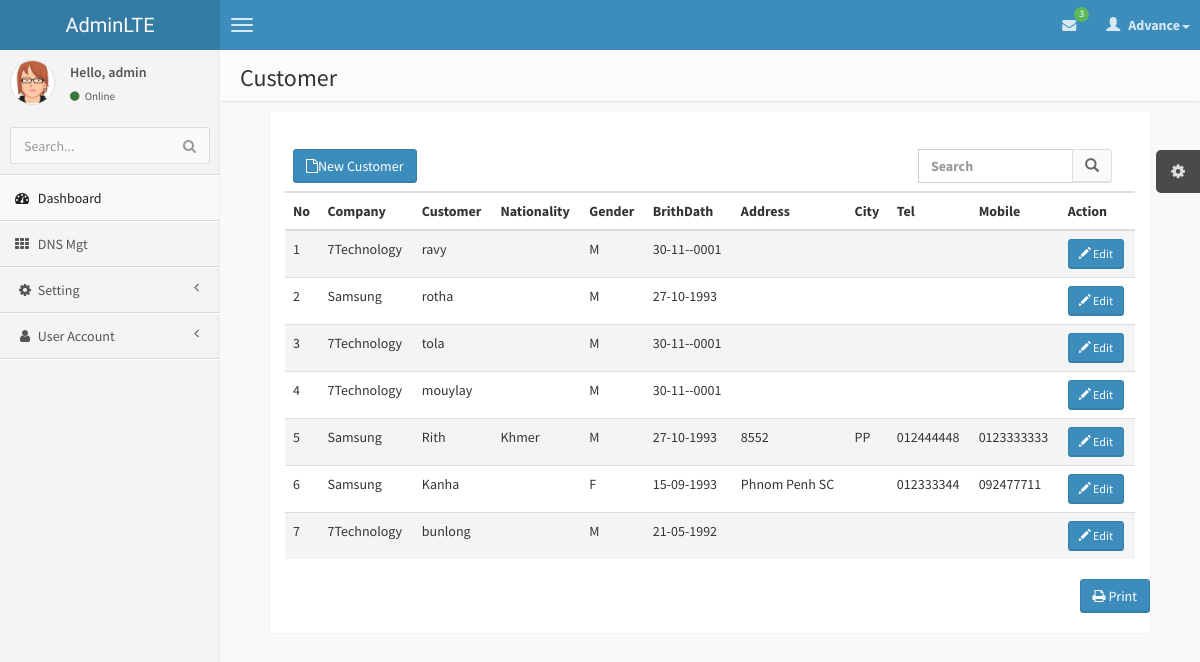
The app's page /7Rentsystem/Customer.php (signed in) with its own data.
### tables this page shows
CREATE TABLE `tbcustomer` (
  `CustomerID` text,
  `CompanyID` text,
  `memberTitle` text,
  `firstName` text,
  `lastName` text,
  `fullName` text,
  `nickName` text,
  `idType` text,
  `icpassportNo` text,
  `Nationality` text,
  `Gender` text,
  `Birthdate` date DEFAULT NULL,
  `MaritalStatus` text,
  `Address` text,
  `ZipCode` text,
  `PostalCode` text,
  `POBox` text,
  `City` text,
  `Country` text,
  `Tel1` text,
  `Fax` text,
  `Mobile` text,
  `eMail` text,
  `autono` int(11) DEFAULT NULL
);

CREATE TABLE `tblcompany` (
  `CompanyID` text,
  `CompanyName` text,
  `Description` text
);

### 7Rentsystem/connectionclass/connect.php (called while the page is built, shortened)
<?php
class MyConnection
{
    	private $host = '174.136.57.160';
		private $username = 'www7tech_Pro';
		private $mylink;
		private $password = 'piseth123';
    function connect()
	{
		$this->mylink = mysql_connect($this->host,$this->username,$this->password) or die("Fail to Select Host");
		return $this->mylink;
	}
    function query($sql)
	{
		if (!empty($sql))
		{
			$this->result = mysql_query($sql,$this->mylink);
			return $this->result;
		}else
		{
			return false;
		}
    }
	function dbCountRows(&$result)
	{
		$numRows = @mysql_num_rows($result);
		if ( $numRows )
		{
			return $numRows;
		}
		else
		{
			return 0;
		}
	}
	function fetch($result=""){
                return mysql_fetch_object($result);
        }
 }
?>

### 7Rentsystem/Customer.php (the view, shortened to what this page needs)
<?php include 'header.php';
?>
    <body class="skin-blue">
         <?php include 'nav.php';?>
            <?php include 'menu.php';?>
            <aside class="right-side">
                <section class="content-header">
                    <h1>
                        Customer
                    </h1>
                </section>
                  <section class="content invoice">
                    <div class="row">
                        <div class="col-xs-12">
                        </div>
                    </div>
                    <div class="row">
					 <div class="col-xs-12 table-responsive">
                            <table class="table table-striped">
                                <thead>
                                    <tr>
                      <th colspan="4">
							<a href="Customer-new.php">
							<button class="btn btn-primary" data-toggle="modal" data-target="#NewFloor"><i class="fa fa-file-o"></i>New Customer</button>
							</a>
					  </th>
					 <th colspan="10">
                      <div class="row">
                    <form class="navbar-form" role="search">
                      <div class="col-lg-5 pull-right">
                        <div class="input-group">
                          <input type="text" class="form-control" placeholder="Search" name="srch-normal" id="search.php?dnsname=name&srch-term">
                          <div class="input-group-btn">
                             <button class="btn btn-default" type="submit"><i class="glyphicon glyphicon-search"></i></button>
                          </div>
                        </div>
                       </div>
                       </form>
                     </div>
					  </th>
                            </tr>
                                </thead>
								<thead>
                                    <tr>
                                        <th>No</th>
										<th>Company</th>
                                        <th>Customer</th>
										<th>Nationality</th>
										<th>Gender</th>
                                        <th>BrithDath</th>
										<th>Address</th>
										<th>City</th>
										<th>Tel</th>
										<th>Mobile</th>
										<th>Action</th>
                                    </tr>
                                </thead>
                                <tbody>
                                    <?php
									$_slide1 = $db->query("CALL sp_Customer_Select_Company");
									$numrow=$db->dbCountRows($_slide1);
										$i = 1;
									if($numrow>0)
									{
										while($row=$db->fetch($_slide1)){
												$id=$row->CustomerID;
												$CompanyName=$row->CompanyName;
												$fullName = $row->fullName;
												$Nationality=$row->Nationality;
												$Gender=$row->Gender;
												$Birthdate=$row->Birthdate;
												$Address=$row->Address;
												$City=$row->City;
												$Tel1=$row->Tel1;
												$Mobile=$row->Mobile;
											echo'<tr class="gradeA">
														<td>'.$i++.'</td>
														<td>'.$CompanyName.'</td>
														<td>'.$fullName.'</td>
														<td>'.$Nationality.'</td>
														<td>'.$Gender.'</td>
														<td>'.date("d-m-Y", strtotime($Birthdate)).'</td>
														<td>'.$Address.'</td>
														<td>'.$City.'</td>
														<td>'.$Tel1.'</td>
														<td>'.$Mobile.'</td>
														<td>
														<a class="iframe" href="Customer-Update.php?id='.$id.'&fullName='.$fullName.'&Nationality='.$Nationality.'
														&Gender='.$Gender.'&Birthdate='.$Birthdate.'&Address='.$Address.'&City='.$City.'&Tel1='.$Tel1.'&Mobile='.$Mobile.'">
															<button class="btn btn-sm btn-primary">
																<i class="glyphicon glyphicon-pencil"></i>
																Edit
															</button>
                                                    		</a>
														</td>
												</tr>';
										}
									}
									else
										echo'<tr><td  colspan="7"><font color =Red>No Record Found.</font></td></tr>';
                                ?>
                                </tbody>
                            </table>
                        </div>
                    </div>
                    <div class="row">
                    <div class="row no-print">
                        <div class="col-xs-12">
                            <button class="btn btn-primary pull-right" onClick="window.print();"><i class="fa fa-print"></i> Print</button>
                        </div>
                    </div>
                </section>
            </aside>
        </div>
<?php include 'footer.php';?>

### records on screen
tbcustomer: CompanyID.CompanyName "7Technology", fullName "ravy", Gender "M", Birthdate "30-11--0001"
tbcustomer: CompanyID.CompanyName "Samsung", fullName "rotha", Gender "M", Birthdate "27-10-1993"
tbcustomer: CompanyID.CompanyName "7Technology", fullName "tola", Gender "M", Birthdate "30-11--0001"
tbcustomer: CompanyID.CompanyName "7Technology", fullName "mouylay", Gender "M", Birthdate "30-11--0001"
tbcustomer: CompanyID.CompanyName "Samsung", fullName "Rith", Nationality "Khmer", Gender "M", Birthdate "27-10-1993", Address "8552", City "PP", Tel1 "012444448", Mobile "0123333333"
tbcustomer: CompanyID.CompanyName "Samsung", fullName "Kanha", Gender "F", Birthdate "15-09-1993", Address "Phnom Penh SC", Tel1 "012333344", Mobile "092477711"
tbcustomer: CompanyID.CompanyName "7Technology", fullName "bunlong", Gender "M", Birthdate "21-05-1992"

### other values on screen
$row->Total "3"
$U_Acc "admin"
